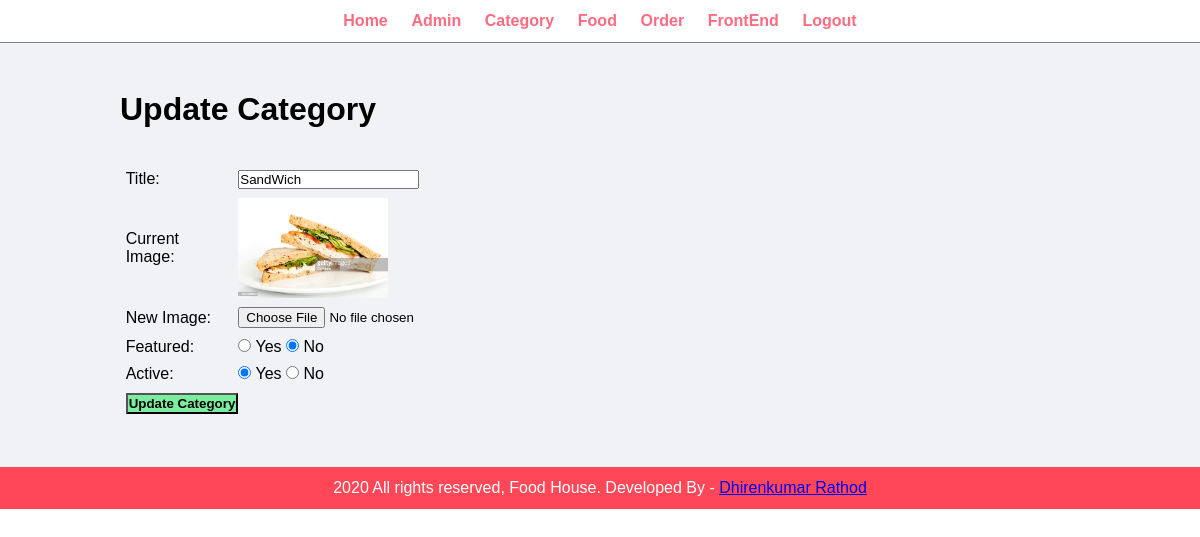
Page /admin/update-category.php?id=12 (signed in) on the committed database.
### tables this page shows
CREATE TABLE `tbl_category` (
  `id` int(10) UNSIGNED NOT NULL,
  `title` varchar(100) NOT NULL,
  `image_name` varchar(255) NOT NULL,
  `featured` varchar(10) NOT NULL,
  `active` varchar(10) NOT NULL
);

### admin/update-category.php (the view, shortened to what this page needs)
<?php include('partials/menu.php'); ?>
<div class="main-content">
    <div class="wrapper">
        <h1>Update Category</h1>
        <br><br>
        <?php
            if(isset($_GET['id']))
            {
                $id = $_GET['id'];
                $sql = "SELECT * FROM tbl_category WHERE id=$id";
                $res = mysqli_query($conn, $sql);
                $count = mysqli_num_rows($res);
                if($count==1)
                {
                    $row = mysqli_fetch_assoc($res);
                    $title = $row['title'];
                    $current_image = $row['image_name'];
                    $featured = $row['featured'];
                    $active = $row['active'];
                }
                else
                {
                    $_SESSION['no-category-found'] = "<div class='error'>Category not Found.</div>";
                    header('location:'.SITEURL.'admin/manage-category.php');
                }
            }
            else
            {
                header('location:'.SITEURL.'admin/manage-category.php');
            }
        ?>
        <form action="" method="POST" enctype="multipart/form-data">
            <table class="tbl-30">
                <tr>
                    <td>Title: </td>
                    <td>
                        <input type="text" name="title" value="<?php echo $title; ?>">
                    </td>
                </tr>
                <tr>
                    <td>Current Image: </td>
                    <td>
                        <?php
                            if($current_image != "")
                            {
                                ?>
                                <img src="<?php echo SITEURL; ?>images/category/<?php echo $current_image; ?>" width="150px">
                                <?php
                            }
                            else
                            {
                                echo "<div class='error'>Image Not Added.</div>";
                            }
                        ?>
                    </td>
                </tr>
                <tr>
                    <td>New Image: </td>
                    <td>
                        <input type="file" name="image">
                    </td>
                </tr>
                <tr>
                    <td>Featured: </td>
                    <td>
                        <input <?php if($featured=="Yes"){echo "checked";} ?> type="radio" name="featured" value="Yes"> Yes
                        <input <?php if($featured=="No"){echo "checked";} ?> type="radio" name="featured" value="No"> No
                    </td>
                </tr>
                <tr>
                    <td>Active: </td>
                    <td>
                        <input <?php if($active=="Yes"){echo "checked";} ?> type="radio" name="active" value="Yes"> Yes
                        <input <?php if($active=="No"){echo "checked";} ?> type="radio" name="active" value="No"> No
                    </td>
                </tr>
                <tr>
                    <td>
                        <input type="submit" name="submit" value="Update Category" class="btn-secondary">
                    </td>
                </tr>
            </table>
        </form>
    </div>
</div>
<?php include('partials/footer.php'); ?>

### css/admin.css (style rules this page uses)
* { margin: 0; padding: 0; font-family: Arial, Helvetica, sans-serif; }
.wrapper { padding: 1%; width: 80%; margin: 0 auto; }
.tbl-30 { width: 30%; }
table tr td { padding: 1%; }
.btn-secondary { background-color: #7bed9f; padding: 1%; color: black; text-decoration: none; font-weight: bold; }
.main-content { background-color: #f1f2f6; padding: 3% 0; }

### rows in the picture
tbl_category: title "SandWich", image_name (picture), featured "☑", active "☑"
